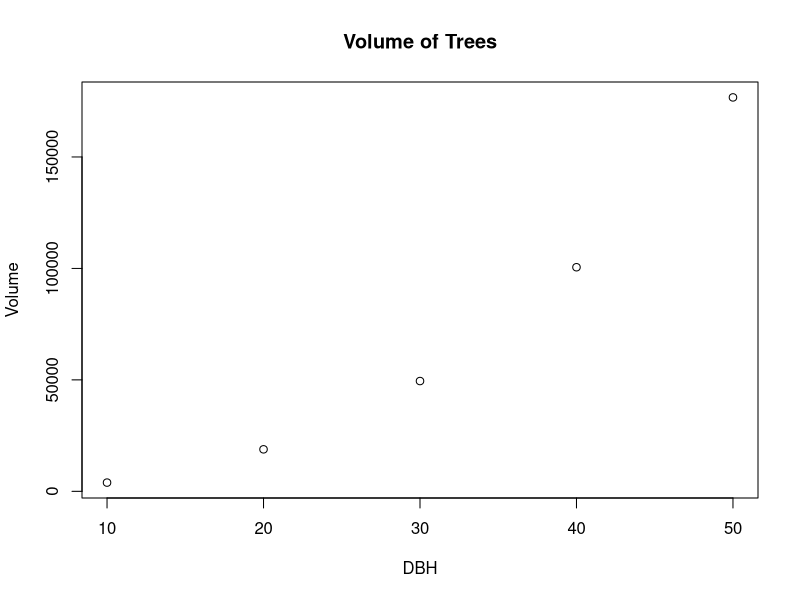
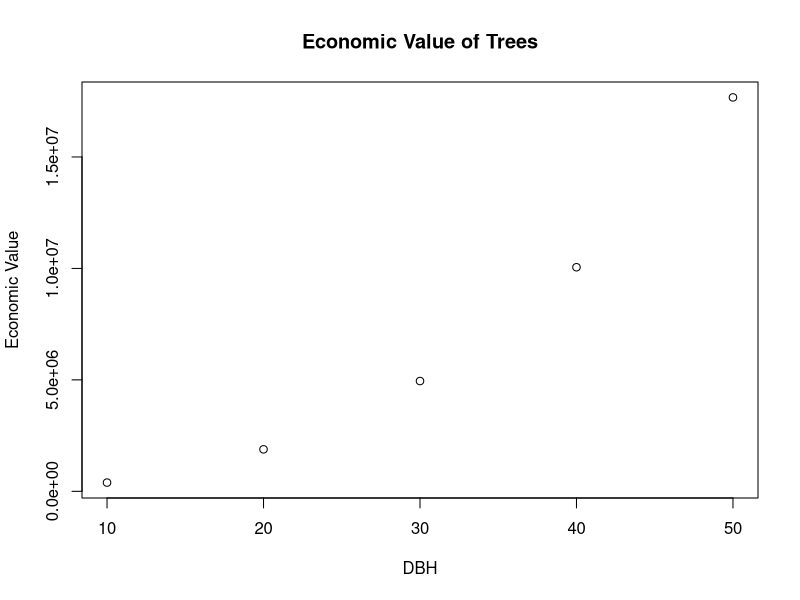

The R script that drew these images, in order:
## ---- chunk 1
knitr::opts_chunk$set(echo = TRUE)

## ---- chunk 2
# A function to calculate the volume of a tree, which can be used for forest management to calcualte the amount of wood that can be harvested from a tree or the economic value of a tree.
#inputs: diameter at breast height (dbh) and height of tree
#output: volume of tree
#volume = (pi/4) * dbh^2 * height

# pi/4 is the volume of a cylinder 
# dbh is the diameter of the tree at breast height
# height is the height of the tree.



#' Tree Volume Function
#'
#' @param dbh 
#' @param height 
#'
#' @return

tree_volume <- function(dbh, height) {
  # Check if any value in dbh is invalid
  if (any(dbh <= 0)) {
    stop("All DBH values must be greater than 0")
  }
  
  # Check if any value in height is invalid
  if (any(height <= 0)) {
    stop("All height values must be greater than 0")
  }
  
  # Compute tree volume (vectorized calculation)
  volume <- (pi / 4) * (dbh^2) * height
  return(volume)
}
## ---- chunk 3
#generate some sample data
dbh <- c(10, 20, 30, 40, 50)
height <- c(50, 60, 70, 80, 90)

#use the function to calculate the volume of each tree

all_tree_volume <- tree_volume(dbh, height)
all_tree_volume
sum(all_tree_volume)

#for fun, we will calculate the economic value of the trees
#assume the price of wood is $100 per cubic meter
price_per_cubic_meter <- 100
economic_value <- all_tree_volume * price_per_cubic_meter
economic_value

sum(economic_value)


## ---- chunk 4
#plot the volume of each tree

plot(dbh, all_tree_volume, xlab = "DBH", ylab = "Volume", main = "Volume of Trees")

## ---- chunk 5
#plot the economic value of each tree

plot(dbh, economic_value, xlab = "DBH", ylab = "Economic Value", main = "Economic Value of Trees")

## ---- chunk 6
# This is Jessica making a comment on your code :)
## Looks excellent! Thanks for helping me with Github :) 
